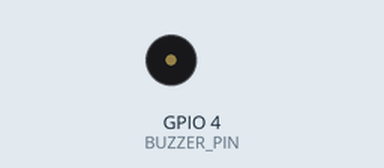
This sketch was run on a simulated ESP32-S3. Shown: buzzer (waves = sounding, pin HIGH). WiFi joins after 1.5 s; servers stay silent unless stated; what the sketch prints to the serial monitor is not drawn.

Above: at 0.0 s.
Timing chart, 0 to 3.1 s (numbered marks = the images above):
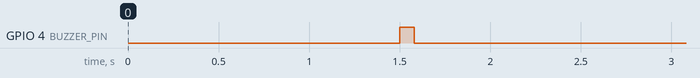

The sketch:

order-light.ino
```cpp
/*
 * MyPOS order light — ESP32-S3-DevKitC-1
 *
 * Blinks the on-board RGB LED green every time a new order is placed.
 * It polls the API's in-memory order feed (GET /api/device/order-feed); the feed never queries the database.
 *
 * Power-on self-test: red, green, blue, then a short beep. If you see no colours, LED_PIN is wrong (try 38).
 *
 * LED colours
 *   green blink x2  a new order (one burst per order, up to 5 in a row) + beep
 *   cyan blink x3   "Test the light" pressed in the back office (or the /ping test)
 *   dim blue        connecting to Wi-Fi
 *   off             idle, all good
 *   red flash       could not reach the API (wrong key, server down, no internet); it keeps retrying
 *
 * Sound: the board has no speaker. Wire an ACTIVE buzzer (3.3-5 V, e.g. "KY-012") between BUZZER_PIN and GND.
 *
 * Setup (Arduino IDE 2.x):
 *   1. Boards Manager: install "esp32" by Espressif (2.0.x or 3.x). Board: "ESP32S3 Dev Module".
 *   2. Library Manager: install "ArduinoJson" by Benoit Blanchon (v7).
 *   3. Fill in the SETTINGS below, plug the board in by the port marked "USB" or "UART", press Upload.
 *   4. Tools > Serial Monitor at 115200 to watch what it does.
 */

#include <Arduino.h>   // needed when this file is used as PlatformIO src/main.cpp
#include <WiFi.h>
#include <HTTPClient.h>
#include <ArduinoJson.h>

/* ============================== SETTINGS ============================== */
const char* WIFI_SSID     = "YOUR-WIFI-NAME";
const char* WIFI_PASSWORD = "YOUR-WIFI-PASSWORD";

/* Staging: http://144.91.103.111:8080   Production: http://144.91.103.111 */
const char* API_BASE      = "http://144.91.103.111:8080";
const char* DEVICE_KEY    = "PASTE-THE-ORDER-LIGHT-KEY-HERE";   // the "orderLightKey" from the server's config\mypos.json

/* How often to check, in seconds. The server can override it ("orderLightPollSeconds" in mypos.json) without reflashing. */
uint32_t pollSeconds      = 10;
const bool USE_SERVER_POLL_SECONDS = true;

/* On-board RGB LED: GPIO 48 on DevKitC-1 v1.0, GPIO 38 on v1.1 (printed on the board's back). */
const uint8_t LED_PIN     = 48;
const uint8_t BRIGHTNESS  = 60;   // 0-255; the LED is very bright at 255

/* Buzzer: + leg to this pin, - leg to GND. Set to -1 if you have no buzzer. */
const int     BUZZER_PIN  = 4;
/* ===================================================================== */

long    lastSeq = -1;     // last invoice number seen; -1: not synced yet (first answer only sets the position, no blink)
String  bootId = "";
int     testId = -1;

void led(uint8_t r, uint8_t g, uint8_t b) {
#if ESP_ARDUINO_VERSION_MAJOR >= 3
  rgbLedWrite(LED_PIN, r, g, b);
#else
  neopixelWrite(LED_PIN, r, g, b);
#endif
}

void blinkGreen(int times) {
  for (int i = 0; i < times; i++) {
    led(0, BRIGHTNESS, 0); delay(180);
    led(0, 0, 0);          delay(180);
  }
}

void beep(int ms) {
  if (BUZZER_PIN < 0) return;
  digitalWrite(BUZZER_PIN, HIGH); delay(ms); digitalWrite(BUZZER_PIN, LOW);
}

void newOrderSignal() { beep(120); blinkGreen(2); }

void testSignal() {
  for (int i = 0; i < 3; i++) { led(0, BRIGHTNESS, BRIGHTNESS); beep(60); delay(140); led(0, 0, 0); delay(180); }
}

void selfTest() {
  led(BRIGHTNESS, 0, 0); delay(400);
  led(0, BRIGHTNESS, 0); delay(400);
  led(0, 0, BRIGHTNESS); delay(400);
  led(0, 0, 0); beep(80);
}

void flashRed() { led(BRIGHTNESS, 0, 0); delay(150); led(0, 0, 0); }

void connectWifi() {
  if (WiFi.status() == WL_CONNECTED) return;
  Serial.printf("Wi-Fi: connecting to %s", WIFI_SSID);
  WiFi.mode(WIFI_STA);
  WiFi.begin(WIFI_SSID, WIFI_PASSWORD);
  uint32_t started = millis();
  while (WiFi.status() != WL_CONNECTED) {
    led(0, 0, 12); delay(250); led(0, 0, 0); delay(250);
    Serial.print(".");
    if (millis() - started > 20000) {   // give up for now; the loop tries again
      Serial.println(" failed");
      flashRed();
      return;
    }
  }
  Serial.printf(" connected, IP %s\n", WiFi.localIP().toString().c_str());
}

void poll() {
  String url = String(API_BASE) + "/api/device/order-feed";
  if (lastSeq >= 0) url += "?since=" + String(lastSeq);

  HTTPClient http;
  http.setTimeout(8000);
  http.begin(url);
  http.addHeader("X-Device-Key", DEVICE_KEY);
  int status = http.GET();

  if (status != 200) {
    Serial.printf("API answered %d (%s)\n", status, status == 401 ? "wrong device key" : status == 503 ? "order light not set up on the server" : "server unreachable?");
    http.end();
    flashRed();
    return;
  }

  JsonDocument doc;
  DeserializationError err = deserializeJson(doc, http.getStream());
  http.end();
  if (err) { Serial.printf("Bad answer: %s\n", err.c_str()); flashRed(); return; }

  String serverBoot = doc["bootId"].as<String>();
  long   serverSeq  = doc["lastSeq"].as<long>();
  int    newOrders  = doc["newOrders"] | 0;
  if (USE_SERVER_POLL_SECONDS && doc["pollSeconds"].is<int>()) pollSeconds = doc["pollSeconds"].as<int>();

  int serverTest = doc["testId"] | 0;
  /* Test blink: only when the same server run reports a new test number (not on first contact or after a restart). */
  if (testId >= 0 && serverBoot == bootId && serverTest != testId) { Serial.println("Test signal"); testSignal(); }
  testId = serverTest;

  if (lastSeq < 0) {
    Serial.printf("Synced: last invoice %ld\n", serverSeq);
  } else if (newOrders > 0) {
    for (JsonObject o : doc["orders"].as<JsonArray>()) {
      Serial.printf("New order #%d  invoice %ld  SAR %.2f  (%s)\n",
                    (int)o["orderNo"], (long)o["invoice"], (double)o["totalSar"], (const char*)(o["orderType"] | ""));
    }
    for (int i = 0; i < min(newOrders, 5); i++) { newOrderSignal(); delay(250); }
  }
  bootId  = serverBoot;
  lastSeq = serverSeq;
}

void setup() {
  Serial.begin(115200);
  delay(300);
  if (BUZZER_PIN >= 0) { pinMode(BUZZER_PIN, OUTPUT); digitalWrite(BUZZER_PIN, LOW); }
  Serial.println("\nMyPOS order light: self-test (red, green, blue, beep)");
  selfTest();
  connectWifi();
}

void loop() {
  connectWifi();
  if (WiFi.status() == WL_CONNECTED) poll();
  delay(pollSeconds * 1000UL);
}
```
